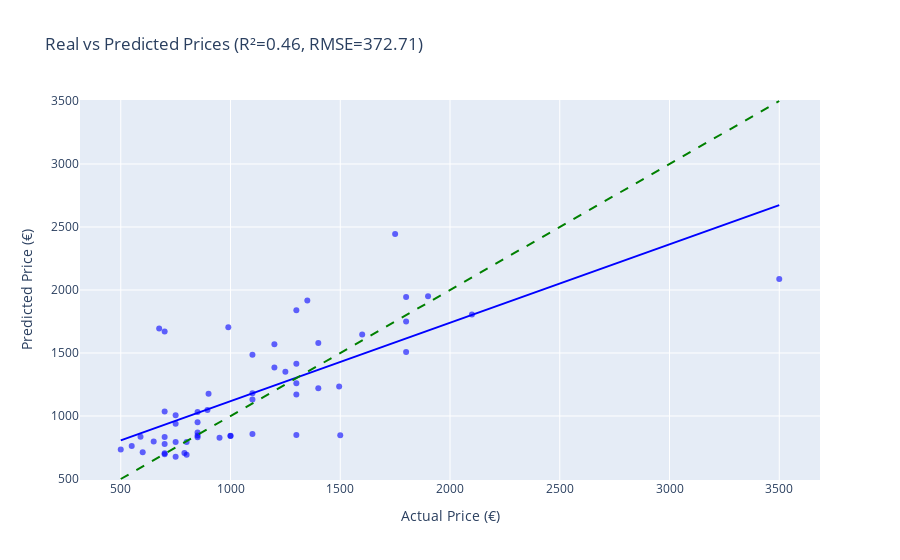

Notebook source saved alongside this figure:
### Code cell
# Ya tienes y_pred e y_test del modelo
resultados = pd.DataFrame({
    'Actual Price': y_test.values,
    'Predicted Price': y_pred
})

# Métricas rápidas para el título
r2 = r2_score(y_test, y_pred)
rmse = mean_squared_error(y_test, y_pred, squared=False)

fig = px.scatter(
    resultados,
    x='Actual Price',
    y='Predicted Price',
    title=f'Real vs Predicted Prices (R²={r2:.2f}, RMSE={rmse:.2f})',
    labels={'Actual Price': 'Actual Price (€)', 'Predicted Price': 'Predicted Price (€)'},
    trendline="ols",
    opacity=0.6
)

fig.update_traces(marker=dict(color='blue'))
fig.add_shape(
    type='line',
    x0=resultados['Actual Price'].min(),
    y0=resultados['Actual Price'].min(),
    x1=resultados['Actual Price'].max(),
    y1=resultados['Actual Price'].max(),
    line=dict(color='green', dash='dash'),
    name='Ideal Fit'
)
fig.show()

### Figure 1 — Plotly figure (JSON) as saved in the notebook; plotly's stock layout.template omitted (floating-point values rounded to 4 significant figures)
{"data": [{"hovertemplate": "Actual Price (€)=%{x}<br>Predicted Price (€)=%{y}<extra></extra>", "legendgroup": "", "marker": {"color": "blue", "opacity": 0.6, "symbol": "circle"}, "mode": "markers", "name": "", "orientation": "v", "showlegend": false, "type": "scatter", "x": [1300, 1000, 990, 850, 1250, 790, 675, 3500, 750, 1800, 850, 800, 1800, 1900, 700, 750, 590, 1350, 1495, 1300, 750, 700, 1200, 700, 550, 1300, 895, 1500, 850, 1300, 900, 1300, 850, 1000, 600, 950, 700, 1200, 850, 1100, 1600, 2100, 1100, 1400, 700, 500, 1750, 800, 1100, 750, 1400, 1100, 1800, 650, 700], "xaxis": "x", "y": [1260.0, 842.2, 1705.0, 846.2, 1352.0, 706.1, 1694.0, 2087, 938.6, 1751.0, 1032.0, 793.8, 1508.0, 1950.0, 778.6, 1006.0, 835.5, 1916.0, 1234.0, 1414.0, 675.9, 833.5, 1384.0, 697.3, 761.4, 1840.0, 1047.0, 847.8, 950.4, 848.5, 1177.0, 1170.0, 868.9, 843.8, 711.5, 827.1, 704.4, 1569.0, 830.7, 1486.0, 1647.0, 1805, 1130, 1580.0, 1671.0, 733.5, 2445.0, 692.5, 856.5, 793.8, 1221.0, 1180.0, 1944, 797.1, 1036.0], "yaxis": "y"}, {"hovertemplate": "<b>OLS trendline</b><br>Predicted Price = 0.622391 * Actual Price + 495.257<br>R<sup>2</sup>=0.506133<br><br>Actual Price (€)=%{x}<br>Predicted Price (€)=%{y} <b>(trend)</b><extra></extra>", "legendgroup": "", "marker": {"color": "blue", "symbol": "circle"}, "mode": "lines", "name": "", "showlegend": false, "type": "scatter", "x": [500, 550, 590, 600, 650, 675, 700, 700, 700, 700, 700, 700, 750, 750, 750, 750, 790, 800, 800, 850, 850, 850, 850, 850, 895, 900, 950, 990, 1000, 1000, 1100, 1100, 1100, 1100, 1200, 1200, 1250, 1300, 1300, 1300, 1300, 1300, 1350, 1400, 1400, 1495, 1500, 1600, 1750, 1800, 1800, 1800, 1900, 2100, 3500], "xaxis": "x", "y": [806.5, 837.6, 862.5, 868.7, 899.8, 915.4, 930.9, 930.9, 930.9, 930.9, 930.9, 930.9, 962.1, 962.1, 962.1, 962.1, 986.9, 993.2, 993.2, 1024.0, 1024.0, 1024.0, 1024.0, 1024.0, 1052.0, 1055.0, 1087.0, 1111.0, 1118.0, 1118.0, 1180.0, 1180.0, 1180.0, 1180.0, 1242.0, 1242.0, 1273.0, 1304.0, 1304.0, 1304.0, 1304.0, 1304.0, 1335.0, 1367.0, 1367.0, 1426.0, 1429.0, 1491.0, 1584.0, 1616.0, 1616.0, 1616.0, 1678.0, 1802.0, 2674.0], "yaxis": "y"}], "layout": {"legend": {"tracegroupgap": 0}, "shapes": [{"line": {"color": "green", "dash": "dash"}, "name": "Ideal Fit", "type": "line", "x0": 500, "x1": 3500, "y0": 500, "y1": 3500}], "title": {"text": "Real vs Predicted Prices (R²=0.46, RMSE=372.71)"}, "xaxis": {"anchor": "y", "domain": [0, 1], "title": {"text": "Actual Price (€)"}}, "yaxis": {"anchor": "x", "domain": [0, 1], "title": {"text": "Predicted Price (€)"}}}}
